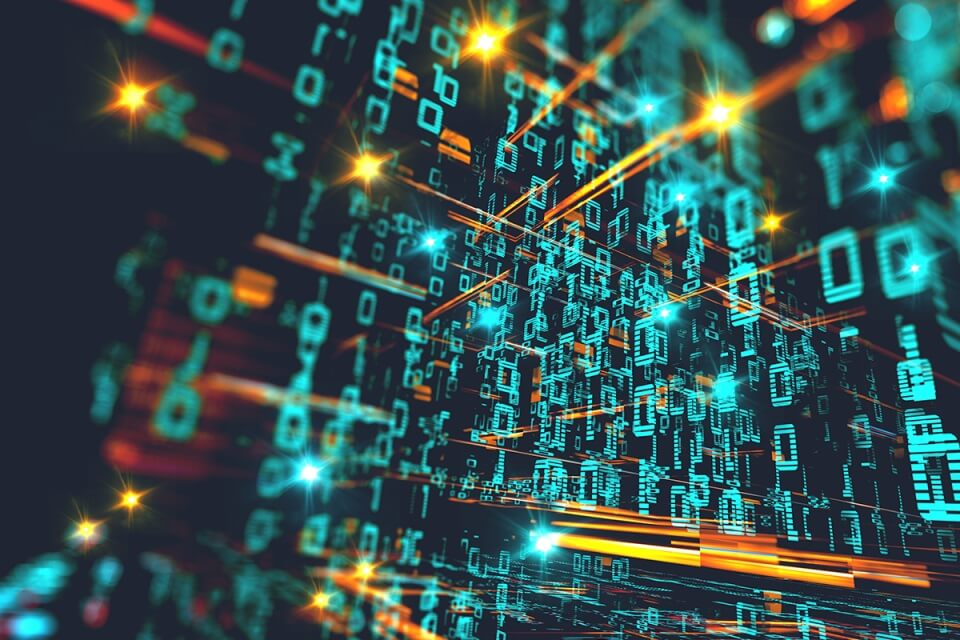
#> input picture matplotlib_tutorial/IT.jpg, 960 x 640 px
$ jupyter execute IMSHOW.ipynb
#> lines starting #> are read from the running program, lines starting #| are printed output that depends on the picture
[cell 1]
import matplotlib.pyplot as plt

[cell 2]
import matplotlib.image as mpimg

### Reading Image using Matplotlib

[cell 3]
img = mpimg.imread('IT.jpg')
#> img is the input picture: shape (640, 960, 3); mean R, G, B 53.8, 81.1, 80.6

[cell 4]
plt.imshow(img)
plt.show()

### Reading Image using OpenCV

[cell 5]
import cv2

[cell 6]
imgcv2 = cv2.imread('IT.jpg')

[cell 7]
plt.imshow(imgcv2)
plt.show()

[cell 8]
imgcv2 = cv2.cvtColor(imgcv2, cv2.COLOR_BGR2RGB)

[cell 9]
plt.imshow(imgcv2)
plt.show()

### Changing Aspect

[cell 10]
plt.imshow(img, aspect = 0.5)
plt.show()

[cell 11]
img1 = mpimg.imread('IT.jpg')
img2 = mpimg.imread('IT.jpg')
img3 = mpimg.imread('IT.jpg')
img4 = mpimg.imread('IT.jpg')

[cell 12]
plt.figure()
plt.subplot(2,2,1)
plt.imshow(img1)

plt.subplot(2,2,2)
plt.imshow(img2)

plt.subplot(2,2,3)
plt.imshow(img3)

plt.subplot(2,2,4)
plt.imshow(img4)

plt.show()
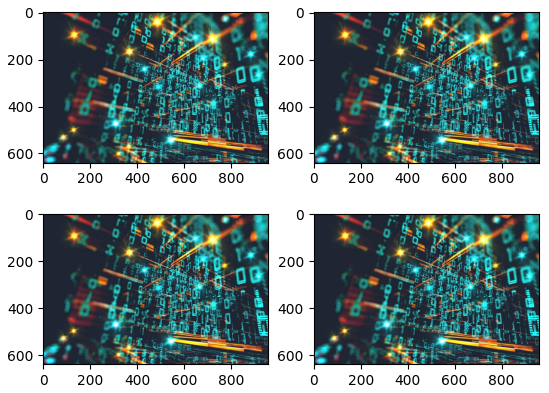
#> figure drawn by matplotlib, 4 panels

### Color Bar

[cell 13]
plt.imshow(img, aspect = 1.5)
plt.colorbar()
plt.show()
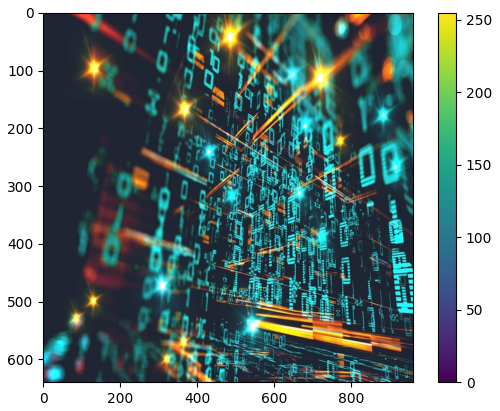
#> figure drawn by matplotlib, 2 panels

[cell 14]
plt.imshow(img, cmap='YlOrRd')
plt.colorbar()
plt.show()
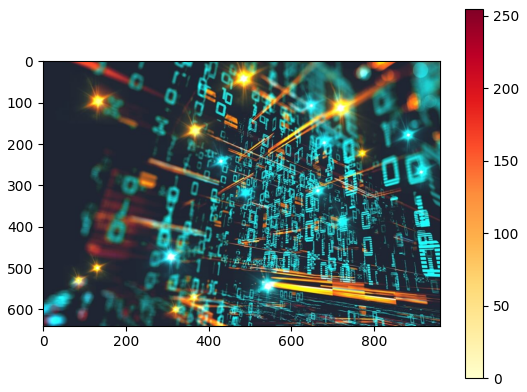
#> figure drawn by matplotlib, 2 panels
